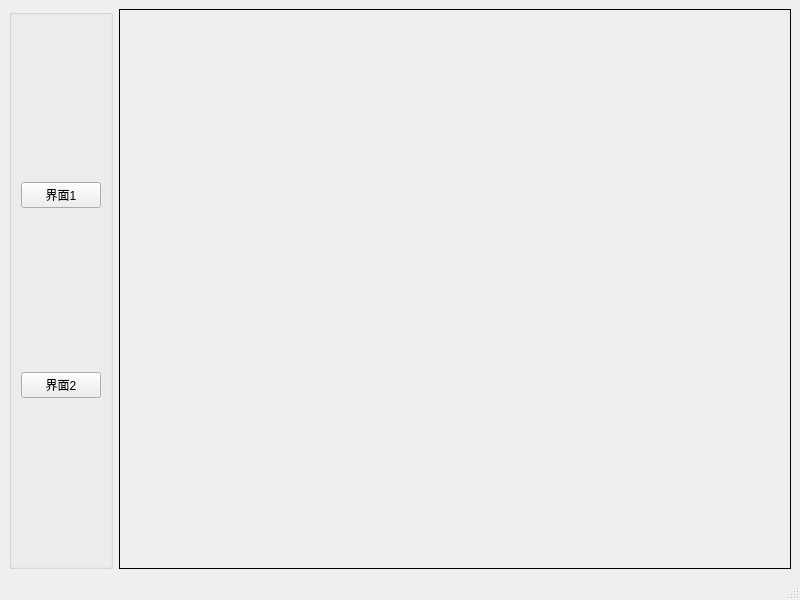
<?xml version="1.0" encoding="UTF-8"?>
<ui version="4.0">
 <class>MainWindow</class>
 <widget class="QMainWindow" name="MainWindow">
  <property name="geometry">
   <rect>
    <x>0</x>
    <y>0</y>
    <width>800</width>
    <height>600</height>
   </rect>
  </property>
  <property name="windowTitle">
   <string>MainWindow</string>
  </property>
  <widget class="QWidget" name="centralwidget">
   <layout class="QHBoxLayout" name="horizontalLayout">
    <item>
     <widget class="QGroupBox" name="groupBox">
      <property name="title">
       <string/>
      </property>
      <layout class="QVBoxLayout" name="verticalLayout">
       <item>
        <widget class="QPushButton" name="pushButton">
         <property name="text">
          <string>界面1</string>
         </property>
        </widget>
       </item>
       <item>
        <widget class="QPushButton" name="pushButton_2">
         <property name="text">
          <string>界面2</string>
         </property>
        </widget>
       </item>
      </layout>
     </widget>
    </item>
    <item>
     <widget class="QStackedWidget" name="stackedWidget">
      <property name="autoFillBackground">
       <bool>false</bool>
      </property>
      <property name="frameShape">
       <enum>QFrame::Shape::Box</enum>
      </property>
      <property name="frameShadow">
       <enum>QFrame::Shadow::Plain</enum>
      </property>
      <property name="currentIndex">
       <number>0</number>
      </property>
      <widget class="QWidget" name="page"/>
      <widget class="QWidget" name="page_2"/>
     </widget>
    </item>
   </layout>
  </widget>
  <widget class="QMenuBar" name="menubar">
   <property name="geometry">
    <rect>
     <x>0</x>
     <y>0</y>
     <width>800</width>
     <height>24</height>
    </rect>
   </property>
  </widget>
  <widget class="QStatusBar" name="statusbar"/>
 </widget>
 <resources/>
 <connections/>
</ui>
